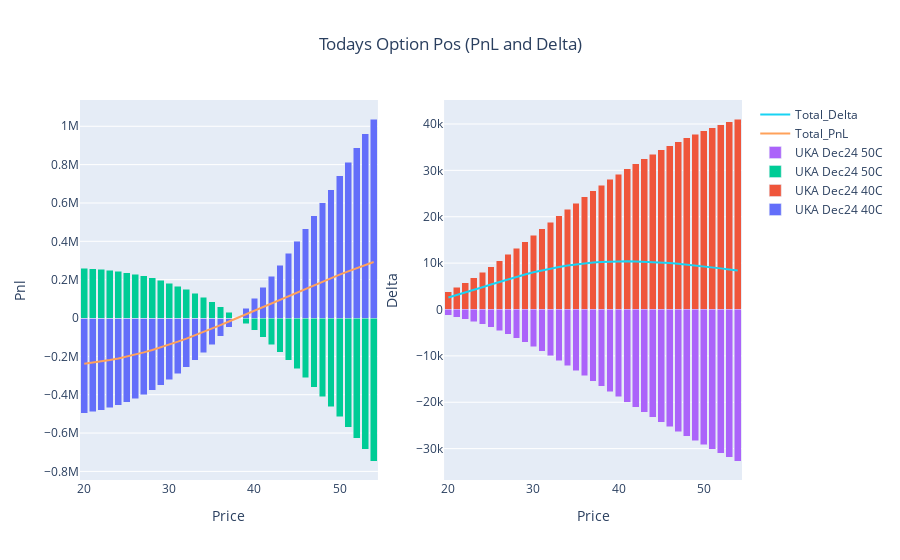

Notebook source saved alongside this figure:
### Code cell
fig_p = go.Figure()
for i in list(p)[1:-1]:
    fig_p.add_trace(go.Bar(x=p.Price, y=p[i], name=i, base=0))

fig_p.add_trace(go.Scatter(x=p.Price, y=p.Option_Pnl, mode='lines', name='Total_PnL'))

#fig_p.update_layout(title='Option PnL Today', xaxis_title='Price', yaxis_title='pnl', barmode='stack')
#fig_p.show()

#~~~~~~~~~~~~~~~~~~~~~~~~~~~~~~~~~~~~~~~~~~~~~~~~~~~~~~~~~~~~~~~~~~~~~~~~~~~~~~~~~
fig_d = go.Figure()
for i in list(d)[1:-1]:
    fig_d.add_trace(go.Bar(x=d.Price, y=d[i], name=i, base=0))

fig_d.add_trace(go.Scatter(x=d.Price, y=d.Option_Delta, mode='lines', name='Total_Delta'))

#~~~~~~~~~~~~~~~~~~~~~~~~~~~~~~~~~~~~~~~~~~~~~~~~~~~~~~~~~~~~~~~~~~~~~~~~~~~~~~~~
fig = make_subplots(rows=1, cols=2)
for i in range(0,len(fig_p.data)):
    fig.add_trace(fig_p.data[i], row=1, col=1)
    fig.add_trace(fig_d.data[i], row=1, col=2)
    
fig.update_layout(title={'text': 'Todays Option Pos (PnL and Delta)','x': 0.5,'xanchor': 'center'}, barmode='stack')

fig.update_xaxes(title_text="Price", row=1, col=1)
fig.update_yaxes(title_text="Pnl", row=1, col=1)
fig.update_xaxes(title_text="Price", row=1, col=2)
fig.update_yaxes(title_text="Delta", row=1, col=2)    
fig.show()

### Figure 1 — Plotly figure (JSON) as saved in the notebook; plotly's stock layout.template omitted (floating-point values rounded to 4 significant figures)
{"data": [{"base": 0, "name": "UKA Dec24 40C", "type": "bar", "x": [20, 21, 22, 23, 24, 25, 26, 27, 28, 29, 30, 31, 32, 33, 34, 35, 36, 37, 38, 39, 40, 41, 42, 43, 44, 45, 46, 47, 48, 49, 50, 51, 52, 53, 54], "xaxis": "x", "y": [-497600.0, -489600.0, -479800.0, -468100.0, -454300.0, -438200.0, -419800.0, -399000.0, -375600.0, -349700.0, -321200.0, -290100.0, -256300.0, -220000.0, -181000.0, -139500.0, -95570.0, -49160.0, -386.0, 50690.0, 104000.0, 159400.0, 216900.0, 276400.0, 337800.0, 401000.0, 465900.0, 532400.0, 600600.0, 670200.0, 741200.0, 813600.0, 887200.0, 962000.0, 1038000.0], "yaxis": "y"}, {"base": 0, "name": "UKA Dec24 40C", "type": "bar", "x": [20, 21, 22, 23, 24, 25, 26, 27, 28, 29, 30, 31, 32, 33, 34, 35, 36, 37, 38, 39, 40, 41, 42, 43, 44, 45, 46, 47, 48, 49, 50, 51, 52, 53, 54], "xaxis": "x2", "y": [3867.0, 4771.0, 5771.0, 6856.0, 8019.0, 9249.0, 10540.0, 11870.0, 13230.0, 14620.0, 16030.0, 17430.0, 18840.0, 20230.0, 21610.0, 22960.0, 24280.0, 25570.0, 26830.0, 28040.0, 29210.0, 30340.0, 31430.0, 32460.0, 33460.0, 34410.0, 35310.0, 36180.0, 37000.0, 37770.0, 38510.0, 39210.0, 39860.0, 40490.0, 41070.0], "yaxis": "y2"}, {"base": 0, "name": "UKA Dec24 50C", "type": "bar", "x": [20, 21, 22, 23, 24, 25, 26, 27, 28, 29, 30, 31, 32, 33, 34, 35, 36, 37, 38, 39, 40, 41, 42, 43, 44, 45, 46, 47, 48, 49, 50, 51, 52, 53, 54], "xaxis": "x", "y": [259300.0, 256600.0, 253100.0, 248700.0, 243300.0, 236700.0, 228900.0, 219600.0, 208900.0, 196600.0, 182600.0, 166800.0, 149100.0, 129500.0, 107900.0, 84340.0, 58700.0, 30980.0, 1170.0, -30740.0, -64750.0, -100800.0, -139000.0, -179200.0, -221400.0, -265700.0, -311800.0, -359900.0, -409800.0, -461600.0, -515100.0, -570300.0, -627200.0, -685700.0, -745700.0], "yaxis": "y"}, {"base": 0, "name": "UKA Dec24 50C", "type": "bar", "x": [20, 21, 22, 23, 24, 25, 26, 27, 28, 29, 30, 31, 32, 33, 34, 35, 36, 37, 38, 39, 40, 41, 42, 43, 44, 45, 46, 47, 48, 49, 50, 51, 52, 53, 54], "xaxis": "x2", "y": [-1277.0, -1661.0, -2110.0, -2627.0, -3211.0, -3862.0, -4578.0, -5355.0, -6189.0, -7077.0, -8013.0, -8992.0, -10010.0, -11060.0, -12130.0, -13230.0, -14340.0, -15460.0, -16580.0, -17710.0, -18830.0, -19950.0, -21060.0, -22150.0, -23220.0, -24280.0, -25320.0, -26330.0, -27310.0, -28280.0, -29210.0, -30120.0, -31000.0, -31850.0, -32670.0], "yaxis": "y2"}, {"mode": "lines", "name": "Total_PnL", "type": "scatter", "x": [20, 21, 22, 23, 24, 25, 26, 27, 28, 29, 30, 31, 32, 33, 34, 35, 36, 37, 38, 39, 40, 41, 42, 43, 44, 45, 46, 47, 48, 49, 50, 51, 52, 53, 54], "xaxis": "x", "y": [-238300.0, -233000.0, -226700.0, -219400.0, -211000.0, -201500.0, -190900.0, -179300.0, -166700.0, -153100.0, -138600.0, -123300.0, -107200.0, -90460.0, -73090.0, -55200.0, -36870.0, -18180.0, 783.7, 19950.0, 39230.0, 58580.0, 77920.0, 97190.0, 116300.0, 135300.0, 154100.0, 172600.0, 190800.0, 208600.0, 226100.0, 243300.0, 260000.0, 276300.0, 292200.0], "yaxis": "y"}, {"mode": "lines", "name": "Total_Delta", "type": "scatter", "x": [20, 21, 22, 23, 24, 25, 26, 27, 28, 29, 30, 31, 32, 33, 34, 35, 36, 37, 38, 39, 40, 41, 42, 43, 44, 45, 46, 47, 48, 49, 50, 51, 52, 53, 54], "xaxis": "x2", "y": [2590.0, 3111.0, 3660.0, 4229.0, 4808.0, 5387.0, 5958.0, 6512.0, 7043.0, 7545.0, 8013.0, 8443.0, 8831.0, 9177.0, 9478.0, 9734.0, 9946.0, 10120.0, 10240.0, 10330.0, 10380.0, 10390.0, 10370.0, 10320.0, 10240.0, 10130.0, 10000.0, 9849.0, 9681.0, 9496.0, 9298.0, 9088.0, 8868.0, 8641.0, 8407.0], "yaxis": "y2"}], "layout": {"barmode": "stack", "title": {"text": "Todays Option Pos (PnL and Delta)", "x": 0.5, "xanchor": "center"}, "xaxis": {"anchor": "y", "domain": [0, 0.45], "title": {"text": "Price"}}, "xaxis2": {"anchor": "y2", "domain": [0.55, 1], "title": {"text": "Price"}}, "yaxis": {"anchor": "x", "domain": [0, 1], "title": {"text": "Pnl"}}, "yaxis2": {"anchor": "x2", "domain": [0, 1], "title": {"text": "Delta"}}}}
